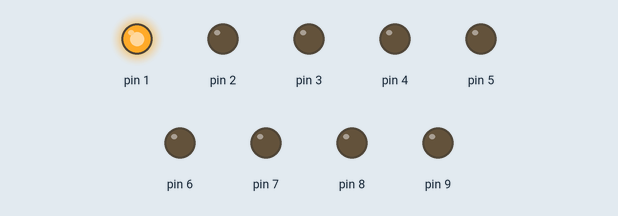
A sketch run on a simulated Arduino Uno, built with avr-gcc and run on an emulated ATmega328P. Parts: output pins drawn as LEDs (lit = HIGH).

Above: at 0.2 s.
At 5.0 s:
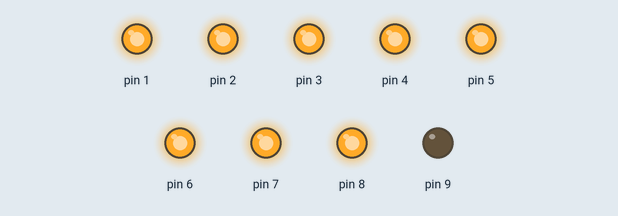
At 6.0 s:
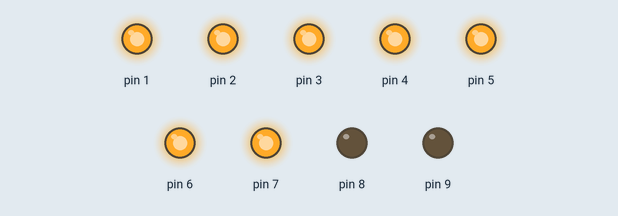
At 7.0 s:
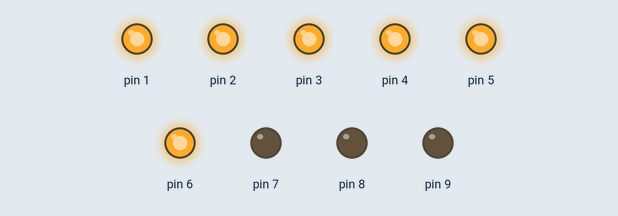
At 10.0 s:
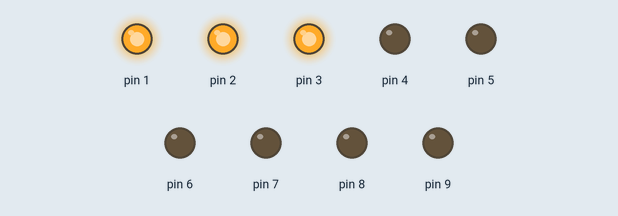
At 13.0 s:
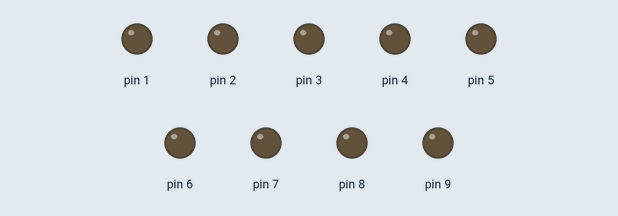
Timing chart, 0 to 17.6 s (numbered marks = the images above):
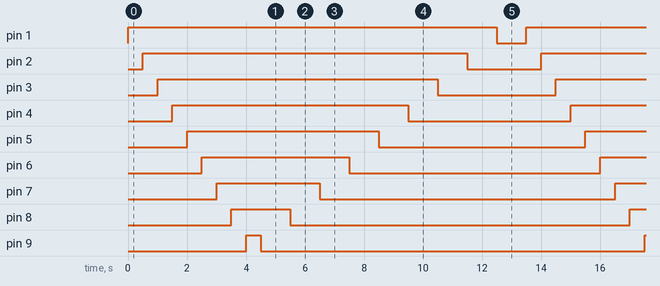

The sketch:

sketch_may5a.ino
```cpp
void setup() {
  // put your setup code here, to run once:
pinMode(1,OUTPUT);
pinMode(2,OUTPUT);
pinMode(3,OUTPUT);
pinMode(4,OUTPUT);
pinMode(5,OUTPUT);
pinMode(6,OUTPUT);
pinMode(7,OUTPUT);
pinMode(8,OUTPUT);
pinMode(9,OUTPUT);
}

void loop() {
  // put your main code here, to run repeatedly:
// for (int i=1; i<10; i++)
// {
//   digitalWrite(i,HIGH);
//   delay(500);
// }
// for (int i=1; i<10; i++)
// {
//   digitalWrite(i,LOW);
//   delay(500);
// }
for (int i=1; i<10; i++)
{
  digitalWrite(i,HIGH);
  delay(500);
}
for (int i=9; i>0; i--)
{
  digitalWrite(i,LOW);
  delay(1000);
}
}
```

Measured:
- by itself, pin 1: alternates HIGH for 12.5 s and LOW for 1.0 s
- by itself, pin 2: alternates HIGH for 11.0 s and LOW for 2.5 s
- by itself, pin 3: alternates HIGH for 9.5 s and LOW for 4.0 s
- by itself, pin 4: alternates HIGH for 8.0 s and LOW for 5.5 s
- by itself, pin 5: alternates HIGH for 6.5 s and LOW for 7.0 s
- by itself, pin 6: alternates HIGH for 5.0 s and LOW for 8.5 s
- by itself, pin 7: alternates HIGH for 3.5 s and LOW for 10.0 s
- by itself, pin 8: alternates HIGH for 2.0 s and LOW for 11.5 s
